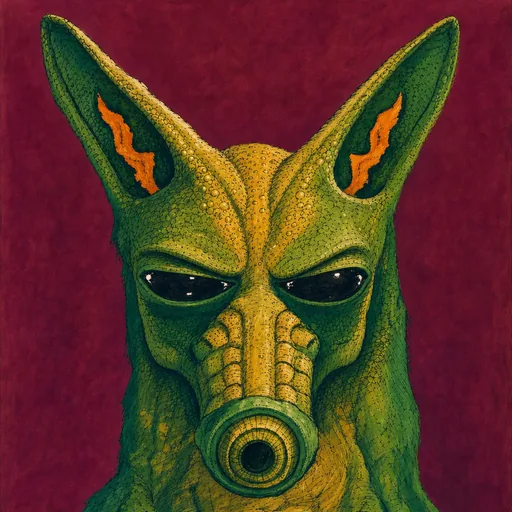
#> input picture web/assets/remake/expressions/gardbore/suspicious.webp, 512 x 512 px
$ python diff.py ../web/assets/remake/expressions/gardbore/suspicious.webp ../web/assets/remake/expressions/gardbore/afraid.webp out.png
#> lines starting #> are read from the running program, lines starting #| are printed output that depends on the picture; after the words box and inside, x2 and y2 are one past the last pixel; in counts of white or black regions, pixels touching at a corner belong together
# usage: diff.py dos.png web.png out.png  -> prints mismatch count and bbox, writes a diff image
import sys
from PIL import Image, ImageChops
a = Image.open(sys.argv[1]).convert('RGB'); b = Image.open(sys.argv[2]).convert('RGB')
#> further down, a is the input picture: PIL image 512x512 RGB; mean R, G, B 91.2, 54.1, 37.5
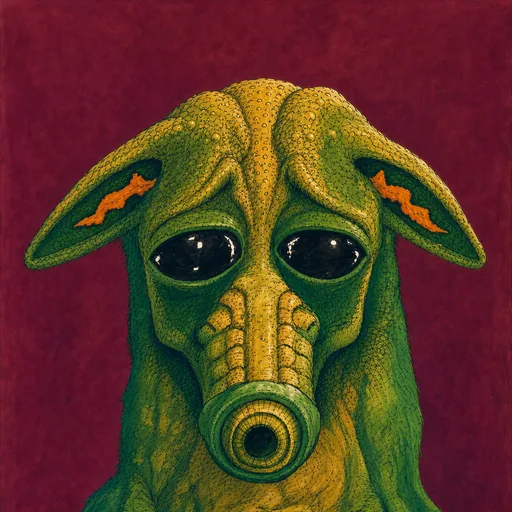
#> input picture web/assets/remake/expressions/gardbore/afraid.webp, 512 x 512 px
#> further down, b is the input picture: PIL image 512x512 RGB; mean R, G, B 90.9, 55.1, 36.9
d = ImageChops.difference(a, b).convert('L').point(lambda v: 255 if v > 40 else 0)
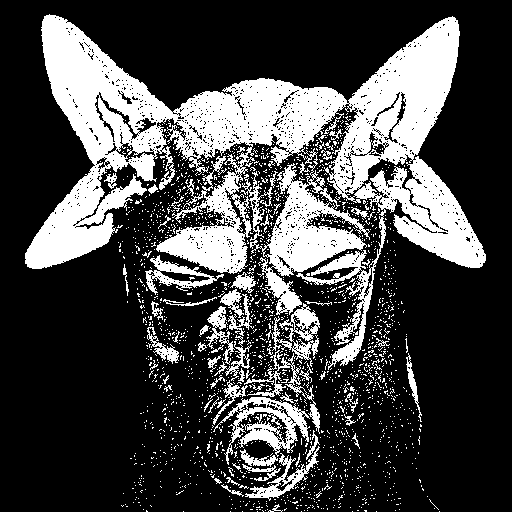
#> d: PIL image 512x512 L; 27.3% white; 1892 white regions (1822 under 20 px), largest, box (x1, y1, x2, y2) and area: (25, 14, 486, 370) 55976, (213, 397, 310, 465) 2212, (266, 303, 320, 367) 1131
n = sum(1 for v in d.getdata() if v)
#> n = 71587
print('mismatch', n, 'bbox', d.getbbox())
#| mismatch 71587 bbox (25, 14, 486, 512)
out = Image.blend(a, b, 0.5)
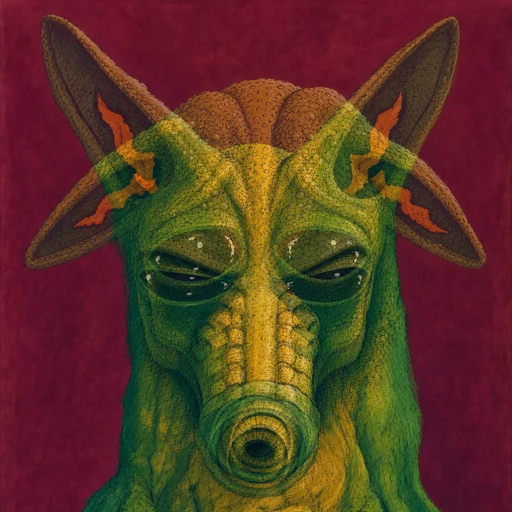
#> out: PIL image 512x512 RGB; mean R, G, B 90.8, 54.4, 36.9
red = Image.new('RGB', a.size, (255, 0, 0))
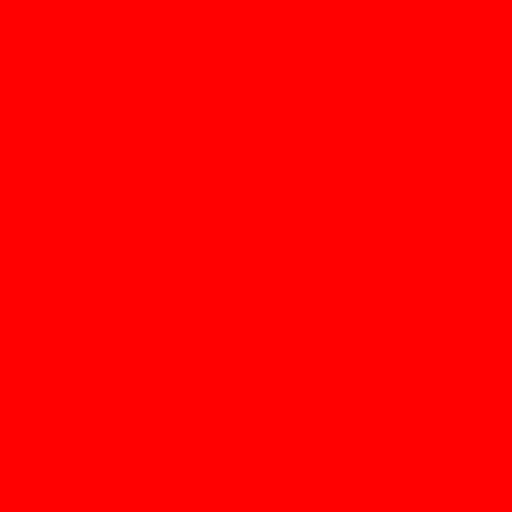
#> red: PIL image 512x512 RGB; mean R, G, B 255, 0, 0
out.paste(red, mask=d)
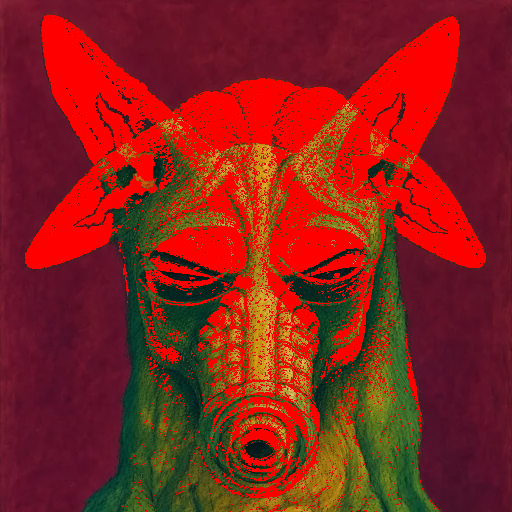
#> out: PIL image 512x512 RGB; mean R, G, B 134, 33.2, 27.3
out.save(sys.argv[3])
